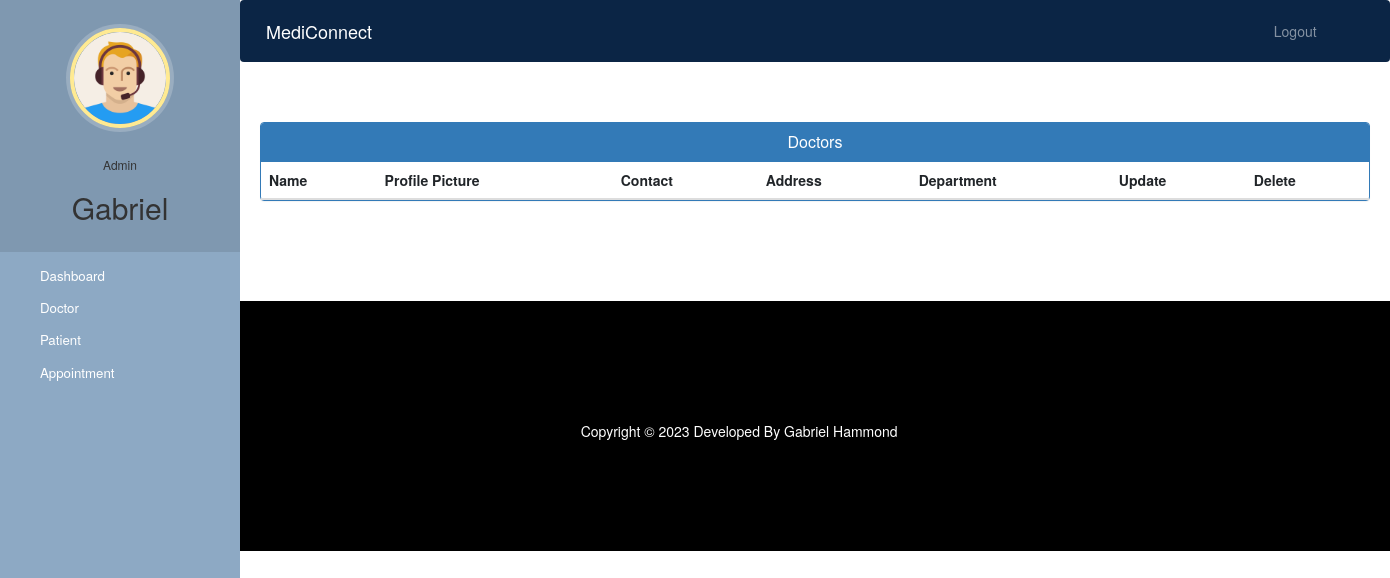
Page /admin-view-doctor (signed in) on the earlier database version.
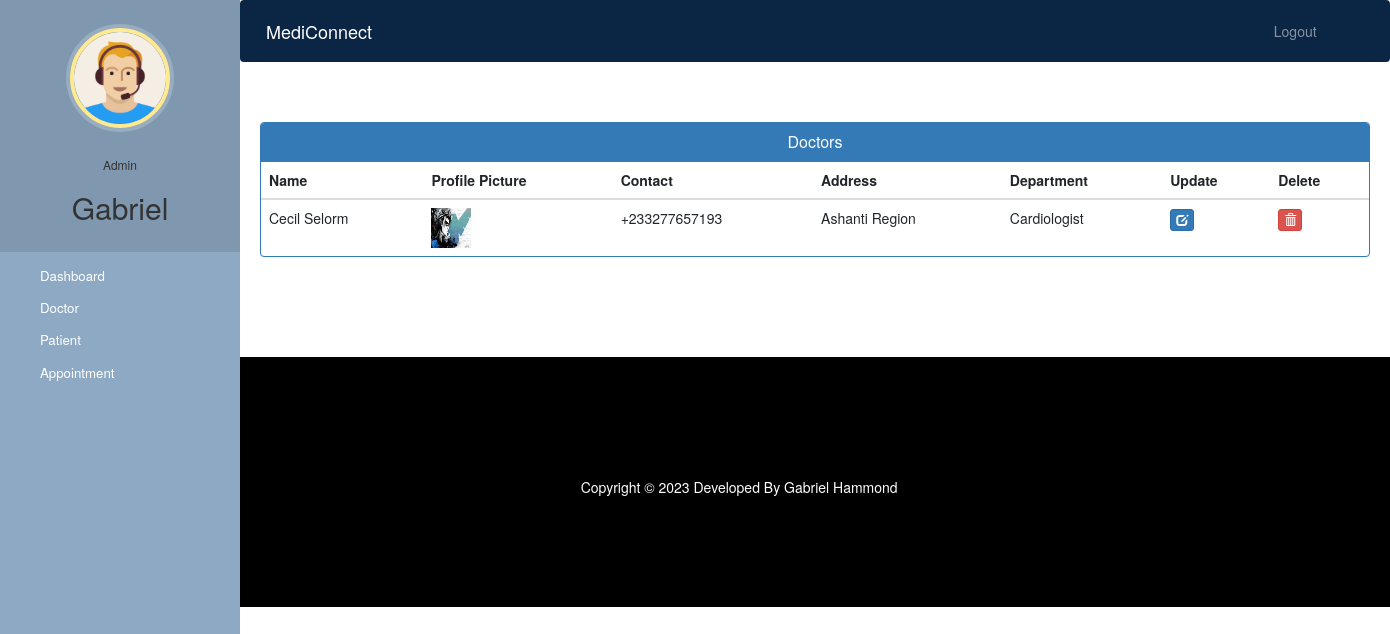
Same page on the later database version.
### hospital/models.py (models this page shows, shortened)
class Doctor(models.Model):
    user=models.OneToOneField(User,on_delete=models.CASCADE)
    profile_pic= models.ImageField(upload_to='profile_pic/DoctorProfilePic/',null=True,blank=True)
    address = models.CharField(max_length=40)
    mobile = models.CharField(max_length=20,null=True)
    department= models.CharField(max_length=50,choices=departments,default='Cardiologist')
    status=models.BooleanField(default=False)
    @property
    def get_name(self):
        return self.user.first_name+" "+self.user.last_name

### hospital/views.py (the view)
# urls.py: path('admin-view-doctor', views.admin_view_doctor_view,
@login_required(login_url='adminlogin')
@user_passes_test(is_admin)
def admin_view_doctor_view(request):
    doctors=models.Doctor.objects.all().filter(status=True)
    return render(request,'hospital/admin_view_doctor.html',{'doctors':doctors})

### hospital/views.py (called while the page is built)
def is_admin(user):
    return user.groups.filter(name='ADMIN').exists()

### templates/hospital/admin_view_doctor.html (shortened to what this page needs)
{% extends 'hospital/admin_base.html' %}
{% block content %}
{%load static%}
<head>
  <link href="//netdna.bootstrapcdn.com/bootstrap/3.0.0/css/bootstrap.min.css" rel="stylesheet" id="bootstrap-css">
</head>
<div class="container">
  <div class="panel panel-primary">
    <div class="panel-heading">
      <h6 class="panel-title">Doctors</h6>
    </div>
    <table class="table table-hover" id="dev-table">
      <thead>
        <tr>
          <th>Name</th>
          <th>Profile Picture</th>
          <th>Contact</th>
          <th>Address</th>
          <th>Department</th>
          <th>Update</th>
          <th>Delete</th>
        </tr>
      </thead>
      {% for d in doctors %}
      <tr>
        <td> {{d.get_name}}</td>
        <td> <img src="{% static d.profile_pic.url %}" alt="Profile Pic" height="40px" width="40px" /></td>
        <td>{{d.mobile}}</td>
        <td>{{d.address}}</td>
        <td>{{d.department}}</td>
        <td><a class="btn btn-primary btn-xs" href="{% url 'update-doctor' d.id  %}"><span class="glyphicon glyphicon-edit"></span></a></td>
        <td><a class="btn btn-danger btn-xs" href="{% url 'delete-doctor-from-hospital' d.id  %}"><span class="glyphicon glyphicon-trash"></span></a></td>
      </tr>
      {% endfor %}
    </table>
  </div>
</div>
{% endblock content %}

Differences in the rows shown:
added Doctor: get_name "Cecil Selorm", profile_pic (picture), mobile "+233277657193", address "Ashanti Region", department "Cardiologist"
